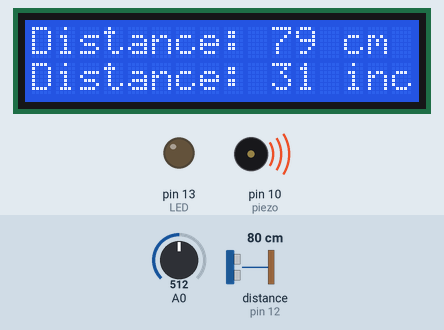
A sketch run on a simulated Arduino Uno, built with avr-gcc and run on an emulated ATmega328P. On the bench: 16×2 character LCD, output pins drawn as LEDs (lit = HIGH), buzzer (waves = sounding, pin HIGH). Wiring (inferred from the names in the program): ultrasonic range finder: trigger pin 11; echo pin 12. Inputs (shaded band) come from the test bench; at power-on: distance to the obstacle (sensor on pin 12) 80 cm, A0 = 512. The echo pulse lasts 58.3 µs per cm; pins used as bus, display or sensor lines are not drawn; what the sketch prints to the serial monitor is not drawn.

Above: at 1.2 s.
1.3 s: distance to the obstacle (sensor on pin 12) set to 2 cm
At 3.2 s:
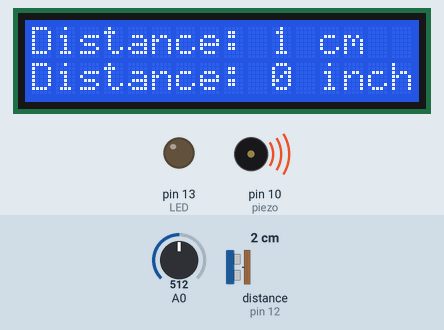
3.5 s: A0 set to 483
At 5.1 s:
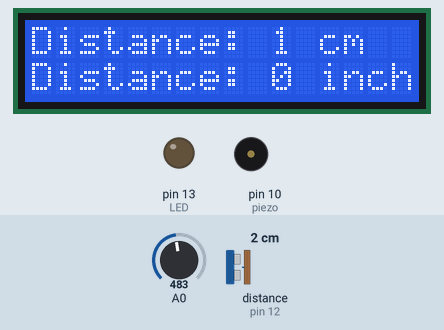
5.6 s: distance to the obstacle (sensor on pin 12) set to 35 cm
At 7.1 s:
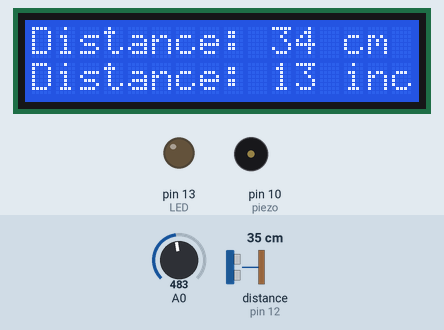
7.6 s: distance to the obstacle (sensor on pin 12) set to 4 cm
At 9.2 s:
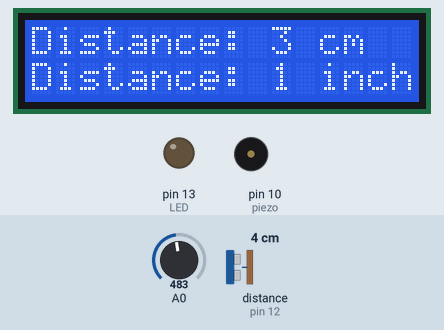
9.6 s: A0 set to 510
At 11.1 s:
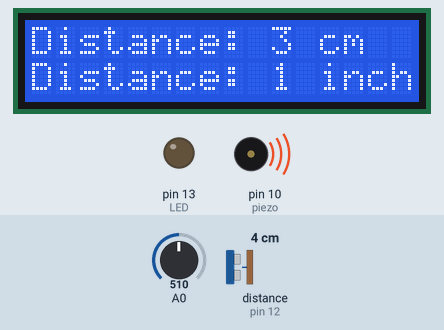
11.6 s: A0 set to 490
At 13.1 s:
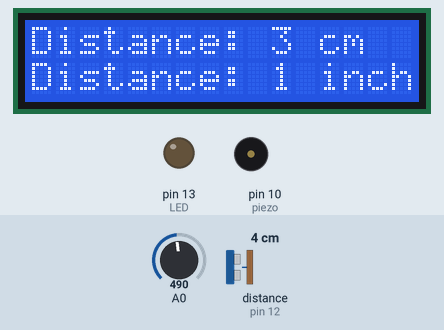
Timing chart, 0 to 14.6 s (numbered marks = the images above; inputs shaded):
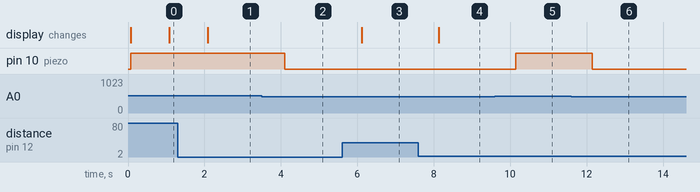

The sketch:

object-and-smoke-detector.ino
```cpp
#include <LiquidCrystal.h> // includes the LiquidCrystal Library
const int rs = 4, en = 5, d4 = 6, d5 = 7, d6 = 8, d7 = 9;
LiquidCrystal lcd(rs, en, d4, d5, d6, d7);
const int trigPin = 11;
const int echoPin = 12;
long duration;
int distanceCm, distanceInch;

int LED = 13;
int gasSensor;
int piezo = 10;

void setup() {
  lcd.begin(16,2); // Initializes the interface to the LCD screen, and specifies the dimensions (width and height) of the display
  pinMode(trigPin, OUTPUT);
  pinMode(echoPin, INPUT);

  pinMode(A0,INPUT);
  pinMode(LED,OUTPUT);
  pinMode(piezo,OUTPUT);
  Serial.begin(9600);
}

void loop() {
  digitalWrite(trigPin, LOW);
  delayMicroseconds(2);
  digitalWrite(trigPin, HIGH);
  delayMicroseconds(10);
  digitalWrite(trigPin, LOW);
  duration = pulseIn(echoPin, HIGH);
  distanceCm= duration*0.034/2;
  distanceInch = duration*0.0133/2;
  lcd.setCursor(0,0); // Sets the location at which subsequent text written to the LCD will be displayed
  lcd.print("Distance: "); // Prints string "Distance" on the LCD
  Serial.println(distanceCm);
  lcd.print(distanceCm); // Prints the distance value from the sensor
//  lcd.clear();
  lcd.print(" cm  ");
  lcd.setCursor(0,1);
  lcd.print("Distance: ");
  lcd.print(distanceInch);
  lcd.print(" inch");

  gasSensor=analogRead(A0);
  Serial.println(gasSensor);
  if (gasSensor>=500)
  {
    digitalWrite(piezo,HIGH);
  }
  else
  {
    digitalWrite(piezo,LOW);
  }

   delay(1000);
}
```

Measured:
- the behaviour switches between 500 and 499 on A0 (found by bisection; images 1 and 2)
- after the input at 1.3 s, the display: changes after 0.79 s (image 1)
- after the input at 3.5 s, pin 10 (piezo): HIGH → LOW after 0.60 s
- after the input at 5.6 s, the display: changes after 0.51 s (image 3)
- after the input at 7.6 s, the display: changes after 0.53 s (image 4)
- after the input at 9.6 s, pin 10 (piezo): LOW → HIGH after 0.54 s
- after the input at 11.6 s, pin 10 (piezo): HIGH → LOW after 0.55 s
